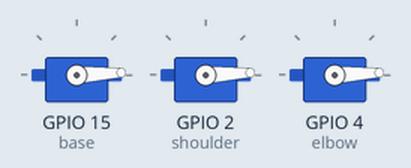
Simulated run of this sketch. Board: ESP32. Parts: 3 × servo.

Above: at 0.05 s.
At 0.65 s:
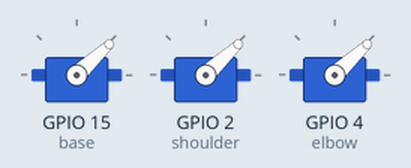
At 1.3 s:
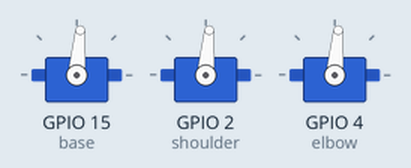
At 2.6 s:
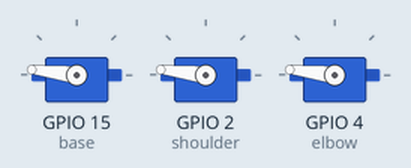
At 3.9 s:
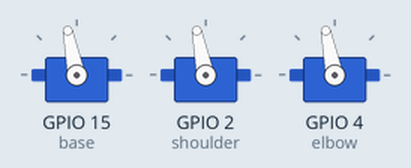
At 5.2 s:
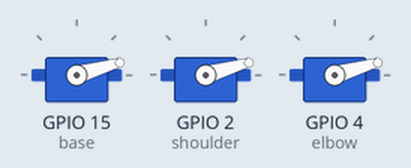
Timing chart, 0 to 7.1 s (numbered marks = the images above):
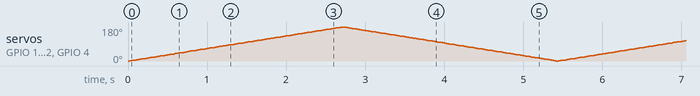

The sketch:

servo.ino
```cpp
#include "ESP32Servo.h"

Servo base;
Servo shoulder;
Servo elbow;

void setup() {
  base.attach(15);
  shoulder.attach(2);
  elbow.attach(4);
}

void loop() {
  for (int pos = 0; pos <= 180; pos += 1) {
    base.write(pos);
    shoulder.write(pos);
    elbow.write(pos);
    delay(15);
  }
  for (int pos = 180; pos >= 0; pos -= 1) {
    base.write(pos);
    shoulder.write(pos);
    elbow.write(pos);
    delay(15);
  }
}
```
